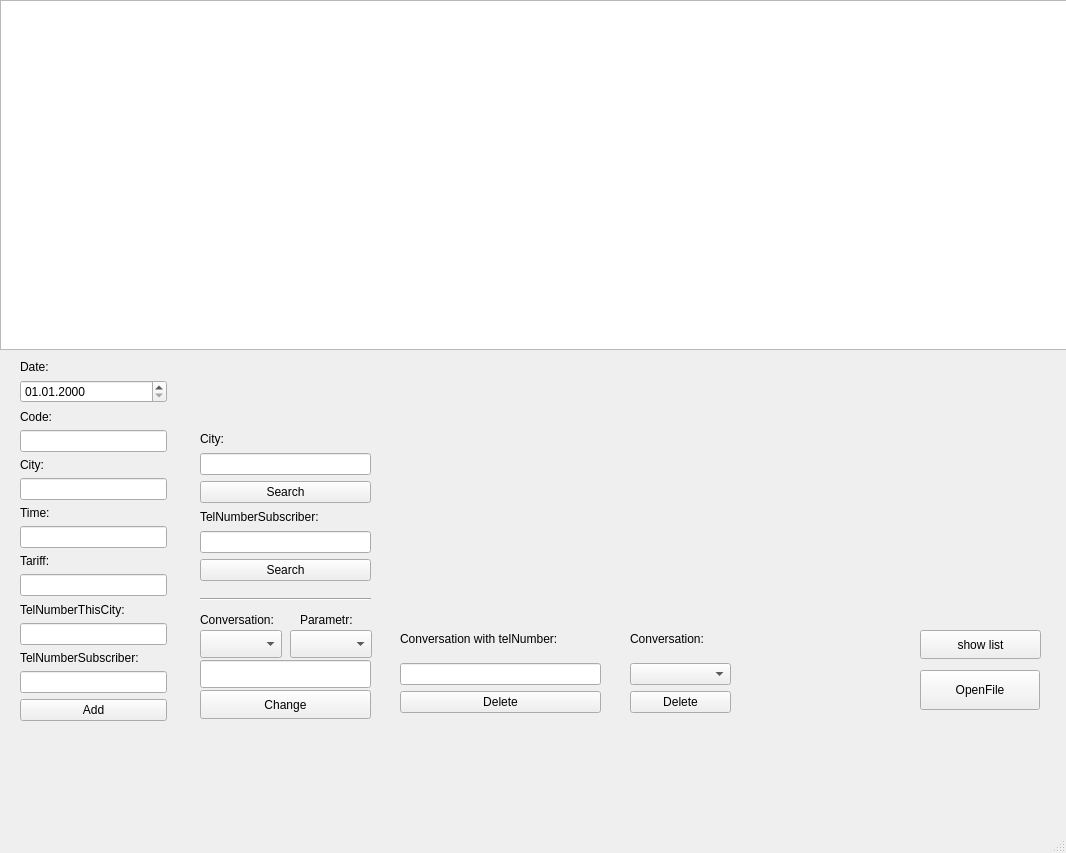
<?xml version="1.0" encoding="UTF-8"?>
<ui version="4.0">
 <class>MainWindow</class>
 <widget class="QMainWindow" name="MainWindow">
  <property name="geometry">
   <rect>
    <x>0</x>
    <y>0</y>
    <width>1066</width>
    <height>853</height>
   </rect>
  </property>
  <property name="windowTitle">
   <string>Conversations</string>
  </property>
  <widget class="QWidget" name="centralwidget">
   <widget class="QTableWidget" name="tableWidget">
    <property name="geometry">
     <rect>
      <x>0</x>
      <y>0</y>
      <width>1100</width>
      <height>350</height>
     </rect>
    </property>
   </widget>
   <widget class="QPushButton" name="pushButton">
    <property name="geometry">
     <rect>
      <x>920</x>
      <y>670</y>
      <width>120</width>
      <height>40</height>
     </rect>
    </property>
    <property name="text">
     <string>OpenFile</string>
    </property>
   </widget>
   <widget class="QLineEdit" name="lineEdit">
    <property name="geometry">
     <rect>
      <x>200</x>
      <y>660</y>
      <width>171</width>
      <height>28</height>
     </rect>
    </property>
   </widget>
   <widget class="QPushButton" name="change_Button">
    <property name="geometry">
     <rect>
      <x>200</x>
      <y>690</y>
      <width>171</width>
      <height>29</height>
     </rect>
    </property>
    <property name="text">
     <string>Change</string>
    </property>
   </widget>
   <widget class="QComboBox" name="comboBox">
    <property name="geometry">
     <rect>
      <x>200</x>
      <y>630</y>
      <width>82</width>
      <height>28</height>
     </rect>
    </property>
   </widget>
   <widget class="QPushButton" name="pushButton_5">
    <property name="geometry">
     <rect>
      <x>920</x>
      <y>630</y>
      <width>121</width>
      <height>29</height>
     </rect>
    </property>
    <property name="text">
     <string>show list</string>
    </property>
   </widget>
   <widget class="QComboBox" name="comboBox_5">
    <property name="geometry">
     <rect>
      <x>290</x>
      <y>630</y>
      <width>82</width>
      <height>28</height>
     </rect>
    </property>
   </widget>
   <widget class="QLabel" name="label_5">
    <property name="geometry">
     <rect>
      <x>200</x>
      <y>610</y>
      <width>91</width>
      <height>20</height>
     </rect>
    </property>
    <property name="text">
     <string>Conversation:</string>
    </property>
   </widget>
   <widget class="QLabel" name="label_6">
    <property name="geometry">
     <rect>
      <x>300</x>
      <y>610</y>
      <width>71</width>
      <height>20</height>
     </rect>
    </property>
    <property name="text">
     <string>Parametr:</string>
    </property>
   </widget>
   <widget class="Line" name="line">
    <property name="geometry">
     <rect>
      <x>200</x>
      <y>589</y>
      <width>171</width>
      <height>20</height>
     </rect>
    </property>
    <property name="orientation">
     <enum>Qt::Horizontal</enum>
    </property>
   </widget>
   <widget class="QWidget" name="">
    <property name="geometry">
     <rect>
      <x>200</x>
      <y>430</y>
      <width>171</width>
      <height>151</height>
     </rect>
    </property>
    <layout class="QVBoxLayout" name="verticalLayout_2">
     <item>
      <widget class="QLabel" name="label_8">
       <property name="text">
        <string>City:</string>
       </property>
      </widget>
     </item>
     <item>
      <widget class="QLineEdit" name="lineEdit_4">
       <property name="inputMask">
        <string/>
       </property>
       <property name="text">
        <string/>
       </property>
      </widget>
     </item>
     <item>
      <widget class="QPushButton" name="searchCity_Button">
       <property name="text">
        <string>Search</string>
       </property>
      </widget>
     </item>
     <item>
      <widget class="QLabel" name="label_7">
       <property name="text">
        <string>TelNumberSubscriber:</string>
       </property>
      </widget>
     </item>
     <item>
      <widget class="QLineEdit" name="lineEdit_3">
       <property name="inputMask">
        <string>9999999</string>
       </property>
      </widget>
     </item>
     <item>
      <widget class="QPushButton" name="searchTel_Button">
       <property name="text">
        <string>Search</string>
       </property>
      </widget>
     </item>
    </layout>
   </widget>
   <widget class="QWidget" name="">
    <property name="geometry">
     <rect>
      <x>630</x>
      <y>620</y>
      <width>101</width>
      <height>93</height>
     </rect>
    </property>
    <layout class="QVBoxLayout" name="verticalLayout_3">
     <item>
      <widget class="QLabel" name="label">
       <property name="text">
        <string>Conversation:</string>
       </property>
      </widget>
     </item>
     <item>
      <widget class="QComboBox" name="comboBox_2"/>
     </item>
     <item>
      <widget class="QPushButton" name="deleteElem_Button">
       <property name="text">
        <string>Delete</string>
       </property>
      </widget>
     </item>
    </layout>
   </widget>
   <widget class="QWidget" name="">
    <property name="geometry">
     <rect>
      <x>20</x>
      <y>360</y>
      <width>147</width>
      <height>361</height>
     </rect>
    </property>
    <layout class="QVBoxLayout" name="verticalLayout">
     <item>
      <widget class="QLabel" name="label_3">
       <property name="text">
        <string>Date:</string>
       </property>
      </widget>
     </item>
     <item>
      <widget class="QDateEdit" name="dateEdit">
       <property name="wrapping">
        <bool>false</bool>
       </property>
       <property name="readOnly">
        <bool>false</bool>
       </property>
       <property name="showGroupSeparator" stdset="0">
        <bool>false</bool>
       </property>
       <property name="minimumDate">
        <date>
         <year>1752</year>
         <month>12</month>
         <day>30</day>
        </date>
       </property>
       <property name="displayFormat">
        <string>dd.MM.yyyy</string>
       </property>
       <property name="calendarPopup">
        <bool>false</bool>
       </property>
      </widget>
     </item>
     <item>
      <widget class="QLabel" name="label_4">
       <property name="text">
        <string>Code:</string>
       </property>
      </widget>
     </item>
     <item>
      <widget class="QLineEdit" name="lineEdit_codeAdd">
       <property name="inputMask">
        <string>999</string>
       </property>
      </widget>
     </item>
     <item>
      <widget class="QLabel" name="label_9">
       <property name="text">
        <string>City:</string>
       </property>
      </widget>
     </item>
     <item>
      <widget class="QLineEdit" name="lineEdit_cityAdd"/>
     </item>
     <item>
      <widget class="QLabel" name="label_10">
       <property name="text">
        <string>Time:</string>
       </property>
      </widget>
     </item>
     <item>
      <widget class="QLineEdit" name="lineEdit_timeAdd">
       <property name="inputMask">
        <string>999</string>
       </property>
      </widget>
     </item>
     <item>
      <widget class="QLabel" name="label_11">
       <property name="text">
        <string>Tariff:</string>
       </property>
      </widget>
     </item>
     <item>
      <widget class="QLineEdit" name="lineEdit_tariffAdd">
       <property name="inputMask">
        <string/>
       </property>
      </widget>
     </item>
     <item>
      <widget class="QLabel" name="label_12">
       <property name="text">
        <string>TelNumberThisCity:</string>
       </property>
      </widget>
     </item>
     <item>
      <widget class="QLineEdit" name="lineEdit_telThisCityAdd">
       <property name="inputMask">
        <string>9999999</string>
       </property>
      </widget>
     </item>
     <item>
      <widget class="QLabel" name="label_13">
       <property name="text">
        <string>TelNumberSubscriber:</string>
       </property>
      </widget>
     </item>
     <item>
      <widget class="QLineEdit" name="lineEdit_telSubAdd">
       <property name="inputMask">
        <string>9999999</string>
       </property>
      </widget>
     </item>
     <item>
      <widget class="QPushButton" name="add_Button">
       <property name="text">
        <string>Add</string>
       </property>
      </widget>
     </item>
    </layout>
   </widget>
   <widget class="QWidget" name="">
    <property name="geometry">
     <rect>
      <x>400</x>
      <y>620</y>
      <width>201</width>
      <height>93</height>
     </rect>
    </property>
    <layout class="QVBoxLayout" name="verticalLayout_4">
     <item>
      <widget class="QLabel" name="label_2">
       <property name="text">
        <string>Conversation with telNumber:</string>
       </property>
      </widget>
     </item>
     <item>
      <widget class="QLineEdit" name="lineEdit_2">
       <property name="inputMask">
        <string>9999999</string>
       </property>
      </widget>
     </item>
     <item>
      <widget class="QPushButton" name="deleteConvWithTel_Button">
       <property name="text">
        <string>Delete</string>
       </property>
      </widget>
     </item>
    </layout>
   </widget>
  </widget>
  <widget class="QMenuBar" name="menubar">
   <property name="geometry">
    <rect>
     <x>0</x>
     <y>0</y>
     <width>1066</width>
     <height>25</height>
    </rect>
   </property>
  </widget>
  <widget class="QStatusBar" name="statusbar"/>
 </widget>
 <resources/>
 <connections/>
</ui>
